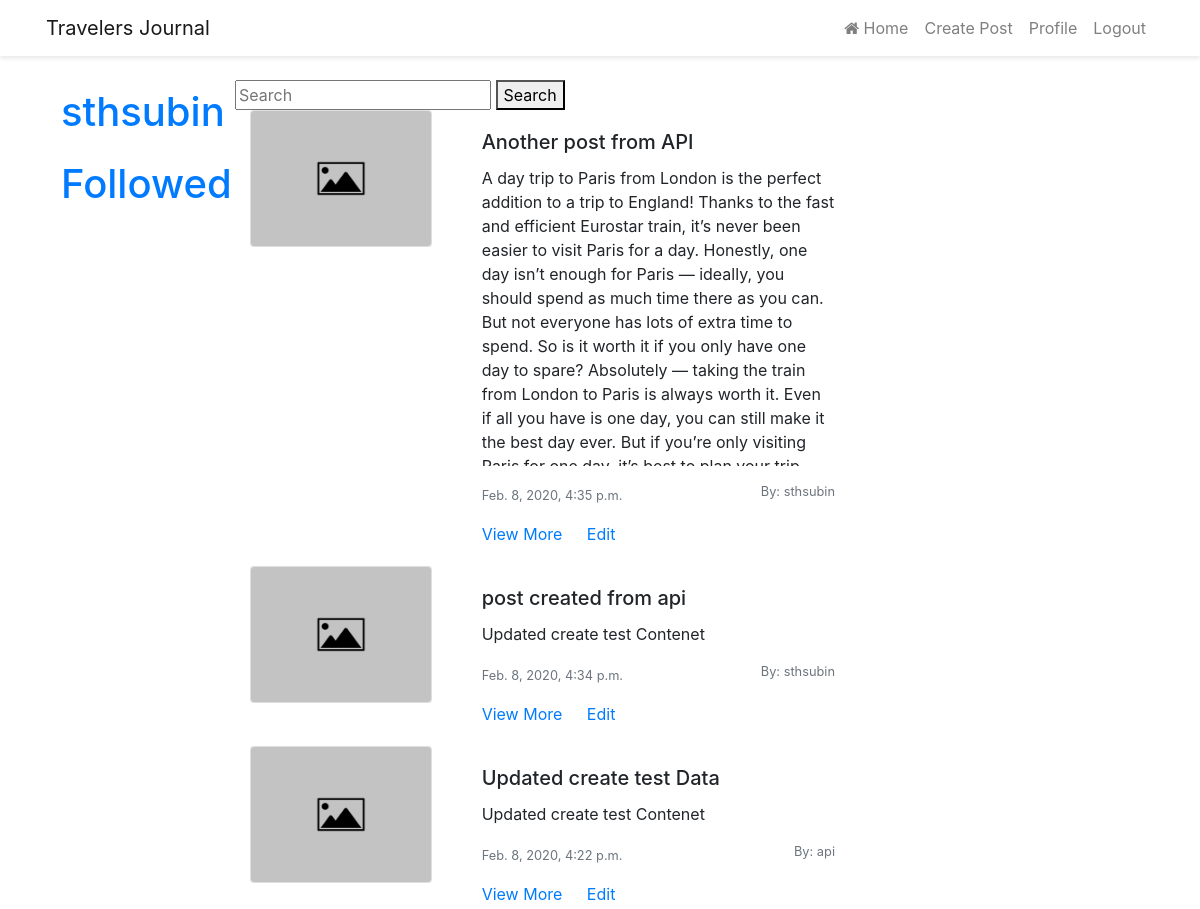
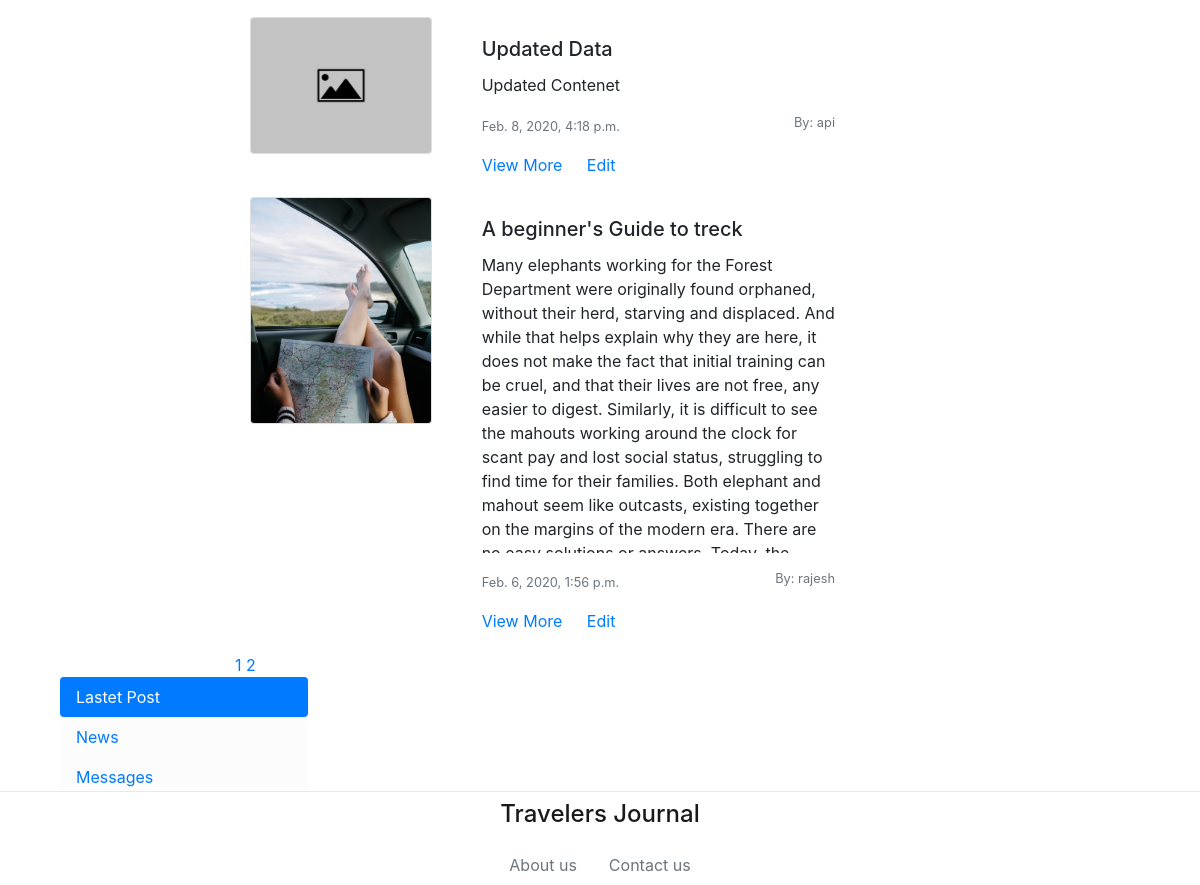
/post/5/1 (signed in), run on the app's committed database (2 pictures, top to bottom).
### post/models.py (models this page shows, shortened)
class Posts(models.Model):
    post_title = models.CharField(max_length=200)
    post_content = models.TextField()
    post_images = models.ImageField(default='post_images/default.jpg', upload_to='post_images')
    post_date = models.DateTimeField()
    username = models.ForeignKey(User, on_delete=models.CASCADE)

### post/views.py (the view)
# urls.py: path('<int:SIZE>/<int:PAGENO>', views.homePage, name='homePage'),
def homePage(request,SIZE,PAGENO):
    skip = SIZE * (PAGENO - 1)
    post = Posts.objects.all().order_by('-post_date')[skip: (PAGENO * SIZE)]
    noOfPages = int(ceil(Posts.objects.all().count()/SIZE))
    query = ""
    if request.GET:
        query = request.GET['searchKey']
        post = search(str(query))
        return render(request, 'post/index.html', {'posts': post})
    return render(request, 'post/index.html', {'posts': post, 'noOfPages': range(1,noOfPages+1)})

### post/templates/post/index.html (shortened to what this page needs)
{% extends "base.html" %}
{% block content %}
    <form method="GET">
        <input type="text" name="searchKey" placeholder="Search">
        <button type="submit"> Search</button>
    </form>
    {% for p in posts %}
    <div class="container">
        <div class="row">
            <div class="col-sm-4">
                <div class="card mb-3" style="max-width: 540px;">
                        <img src="{{ p.post_images.url }}" class="card-img" alt="...">
                </div>
            </div>
            <div class="col-sm-8">
                <div class="card-body">
                    <h5 class="card-title">{{p.post_title}}</h5>
                    <p class="card-text overflow-hidden" style="max-height: 300px;">{{p.post_content}}</p>
                    <p class="card-text">
                        <small class="text-muted">{{p.post_date}}</small>
                        <a href="/profile/{{p.username_id}}"><small class="text-muted float-right">By: {{p.username}}</small></a>
                    </p>
                    <a href="/post/view/{{p.id}}" class="card-link">View More</a>
                    <a href="/post/edit/{{p.id}}" class="card-link">Edit</a>
                </div>
            </div>
        </div>
    </div>
    {% endfor %}
    {% for i in noOfPages %}
        <a href="/post/5/{{i}}"> {{i}}</a>
    {% endfor %}
    </div>
{% endblock %}

### templates/base.html (shortened to what this page needs)
<!DOCTYPE html>
<html lang="en">
<head>
    <link rel="stylesheet" href="https://cdnjs.cloudflare.com/ajax/libs/font-awesome/4.7.0/css/font-awesome.min.css">
    <link rel="stylesheet" href="https://stackpath.bootstrapcdn.com/bootstrap/4.4.1/css/bootstrap.min.css"
>
</head>
<body>
    <header class="mb-4" style="box-shadow: 0 2px 5px rgba(0,0,0,.1); ">
        <nav class="navbar navbar-expand-lg navbar-light" style="max-width: 1140px; margin: auto;">
            <a class="navbar-brand" href="#">Travelers Journal</a>
            <div class="collapse navbar-collapse d-flex justify-content-end" id="navbarNav">
                <ul class="navbar-nav">
                    <li class="nav-item">
                        <a class="nav-link" href="/post">
                            <i class="fa fa-home" aria-hidden="true"></i>
                            Home
                        </a>
                    </li>
                    <li class="nav-item">
                        <a class="nav-link" href="/post/create">Create Post</a>
                    </li>
                    {% if user.is_authenticated %}
                    <li class="nav-item">
                        <a class="nav-link" href="/profile">Profile</a>
                    </li>
                    <li class="nav-item">
                        <a class="nav-link" href="/logout">Logout</a>
                    </li>
                    {% endif %}
                </ul>
            </div>
        </nav>
    </header>
    <div class="container mb-4">
        <div class="row">
            {% if user.is_authenticated %}
            <div class="col-sm-2">
                <strong class="text-muted text-justify"> <a class="nav-link" href="/profile"><h1>{{ user.username }}</h1></a></strong>
                <strong class="text-muted text-justify"> <a class="nav-link" href="/post/followed/{{ user.username }}"><h1>Followed</h1></a></strong>
            </div>
            {% else %}
            <div class="col-sm-2">
                <strong class="text-muted text-justify"> <a href="/login"> <h1> Login </h1></a> </strong>
            </div>
            {% endif %}
            <div class="col-sm-7">
                {% block content%}
                {% endblock %}
            </div>
            <div class="col-sm-3">
                <div class="nav flex-column nav-pills pb-4" id="v-pills-tab" role="tablist" aria-orientation="vertical"
                    style="background-color: #fcfcfc;">
                    <a class="nav-link active" id="v-pills-home-tab" data-toggle="pill" href="#v-pills-home" role="tab"
                        aria-controls="v-pills-home" aria-selected="true">Lastet Post</a>
                    <a class="nav-link" id="v-pills-profile-tab" data-toggle="pill" href="#v-pills-profile" role="tab"
                        aria-controls="v-pills-profile" aria-selected="false">News</a>
                    <a class="nav-link" id="v-pills-messages-tab" data-toggle="pill" href="#v-pills-messages" role="tab"
                        aria-controls="v-pills-messages" aria-selected="false">Messages</a>
                    <a class="nav-link" id="v-pills-settings-tab" data-toggle="pill" href="#v-pills-settings" role="tab"
                        aria-controls="v-pills-settings" aria-selected="false">Settings</a>
                </div>
            </div>
        </div>
    <footer class="page_footer"
        style="position: fixed; bottom:0; border-top: 1px solid #e9e9e9; width: 100%; background-color: #fff; z-index: 100;">
        <a class="nav-item nav-link" href="#" style=" color: rgba(0,0,0,.9); text-align: center;">
            <h1 style="font-size: 24px;">Travelers Journal</h1 s> <span class="sr-only">(current)</span>
        </a>
        <div class="nav justify-content-center">
            <a class="nav-item nav-link text-muted" href="#">About us</a>
            <a class="nav-item nav-link text-muted" href="#">Contact us</a>
        </div>
    </footer>
</body>
</html>

### data on the page
Posts: post_images (placeholder picture), post_title "Another post from API", post_content "A day trip to Paris from London is the perfect addition to a trip to England! Thanks to the fast and efficient Eurostar train, it’s never been easier to visit Paris for a day. Honestly, one day isn’t enough for Paris — ideally, you should spend as much time there as you can. But not everyone has lots of extra time to spend. So is it worth it if you only have one day to spare? Absolutely — taking the train from London to Paris is always worth it. Even if all you have is one day, you can still make it the best day ever. But if you’re only visiting…", post_date "Feb. 8, 2020, 4:35 p.m.", username "sthsubin"
Posts: post_images (placeholder picture), post_title "post created from api", post_content "Updated create test Contenet", post_date "Feb. 8, 2020, 4:34 p.m.", username "sthsubin"
Posts: post_images (placeholder picture), post_title "Updated create test Data", post_content "Updated create test Contenet", post_date "Feb. 8, 2020, 4:22 p.m.", username "api"
Posts: post_images (placeholder picture), post_title "Updated Data", post_content "Updated Contenet", post_date "Feb. 8, 2020, 4:18 p.m.", username "api"
Posts: post_images (picture), post_title "A beginner's Guide to treck", post_content "Many elephants working for the Forest Department were originally found orphaned, without their herd, starving and displaced. And while that helps explain why they are here, it does not make the fact that initial training can be cruel, and that their lives are not free, any easier to digest. Similarly, it is difficult to see the mahouts working around the clock for scant pay and lost social status, struggling to find time for their families. Both elephant and mahout seem like outcasts, existing together on the margins of the modern era. There are…", post_date "Feb. 6, 2020, 1:56 p.m.", username "rajesh"

### other printed values
{{ user.username }} "sthsubin"
{{ i }} "1" "2"
